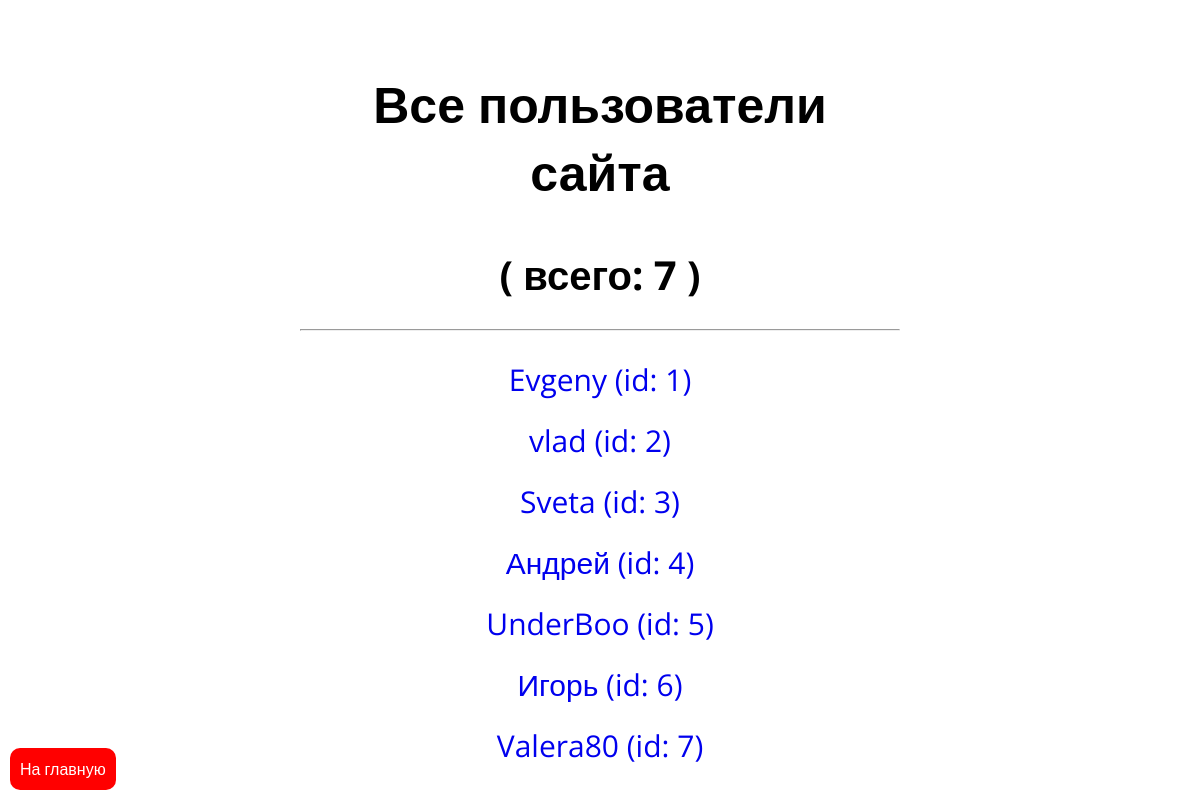
The app's page /info_users/ with its own data.
### app.py (models this page shows, shortened)
class UserModel(db.Model, UserMixin):
	__tablename__ = "users"
	id = db.Column(db.Integer(), primary_key = True)
	nick = db.Column(db.String(100), nullable = False, unique = True)
	password = db.Column(db.String(200), nullable = False)
	created_on = db.Column(db.DateTime(), default = datetime.now)
	admin = db.Column(db.Boolean(), default=False)
	admin_level = db.Column(db.Integer(), default = 0)

### app.py (the view)
@app.route("/info_users/")
def infoUser():
	All = db.session.query(UserModel).all()
	return render_template("info_user.html", all=All)

### templates/info_user.html (shortened to what this page needs)
<!DOCTYPE html>
<html lang="en">
<head>
    <link rel="stylesheet" href="{{ url_for('static', filename='css/info.css') }}">
</head>
<body>
    <div id="main">
            <h2 id="head">Все пользователи сайта<h1 id="len" style="font-size: 40px;" > ( всего: {{ all|length }} )</h1> </h2>
            <hr>
        {% for i in all %}
            {% if i.admin == True %}
            <a style="color:red;" id="user" href="/info_user/{{ i.id }}">{{ i.nick }} (id: {{ i.id }}, Admin)</a> <br>
            {% else %}
                <a id="user" href="/info_user/{{ i.id }}">{{ i.nick }} (id: {{ i.id }})</a> <br>
            {% endif %}
        {% endfor %}
    </div>
    <a id="link" href="/">На главную</a>
</body>
</html>

### static/css/info.css (style rules this page uses)
body { font-family: 'Open Sans', sans-serif; width: 600px; margin-left: auto; margin-right: auto; text-align: center; }
#head { font-size: 50px; }
#main { padding-top: 20px; }
#user { display: inline-block; text-decoration: none; font-size: 30px; margin-top: 20px; }
#link { text-decoration: none; color: white; padding: 10px; background-color: red; border-radius: 10px; position: absolute; left: 0; bottom: 0; margin-left: 10px; margin-bottom: 10px; }

### records on screen
UserModel: nick "Evgeny", id "1"
UserModel: nick "vlad", id "2"
UserModel: nick "Sveta", id "3"
UserModel: nick "Андрей", id "4"
UserModel: nick "UnderBoo", id "5"
UserModel: nick "Игорь", id "6"
UserModel: nick "Valera80", id "7"

### other values on screen
{{ all|length }} "7"
